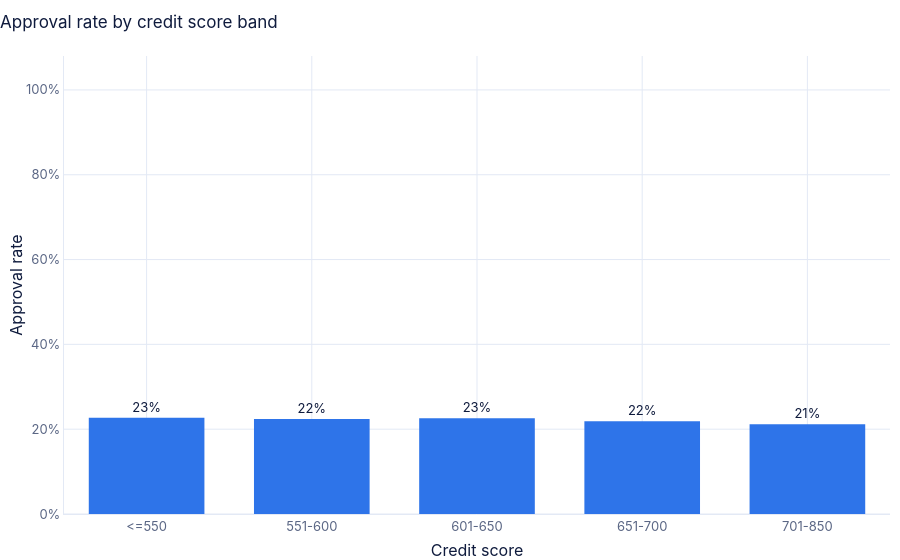

Write notebook code for a chart like this one.
### Markdown cell above
## 3. EDA (approval decision, not default)

### Code cell
score_band = pd.cut(
    bench["credit_score"], [0, 550, 600, 650, 700, 850],
    labels=["<=550", "551-600", "601-650", "651-700", "701-850"],
).rename("credit_score_band")  # fmt: skip
charts.approval_rate_bar(bench, score_band, "Approval rate by credit score band", "Credit score")

### Figure 1 — Plotly figure (JSON) as saved in the notebook; plotly's stock layout.template omitted (floating-point values rounded to 4 significant figures)
{"data": [{"alignmentgroup": "True", "customdata": [[3229, 733], [7820, 1754], [15481, 3495], [15771, 3448], [2692, 570]], "hovertemplate": "credit_score_band=%{x}<br>approval_rate=%{y}<br>text=%{text}<br>applications=%{customdata[0]}<br>approved=%{customdata[1]}<extra></extra>", "legendgroup": "", "marker": {"color": "#2E74E9", "pattern": {"shape": ""}}, "name": "", "offsetgroup": "", "orientation": "v", "showlegend": false, "text": ["23%", "22%", "23%", "22%", "21%"], "textposition": "outside", "type": "bar", "x": ["<=550", "551-600", "601-650", "651-700", "701-850"], "xaxis": "x", "y": [0.227, 0.2243, 0.2258, 0.2186, 0.2117], "yaxis": "y"}], "layout": {"barmode": "relative", "font": {"color": "#0F1B3D", "family": "-apple-system, BlinkMacSystemFont, \"Segoe UI\", Roboto, \"Helvetica Neue\", Arial, \"Noto Sans\", sans-serif"}, "legend": {"tracegroupgap": 0}, "paper_bgcolor": "rgb(255, 255, 255)", "plot_bgcolor": "rgb(255, 255, 255)", "title": {"text": "Approval rate by credit score band"}, "xaxis": {"anchor": "y", "domain": [0.0, 1.0], "gridcolor": "#E3E9F5", "linecolor": "#E3E9F5", "title": {"text": "Credit score"}, "type": "category", "zerolinecolor": "#E3E9F5"}, "yaxis": {"anchor": "x", "domain": [0.0, 1.0], "gridcolor": "#E3E9F5", "linecolor": "#E3E9F5", "range": [0, 1.08], "tickformat": ".0%", "title": {"text": "Approval rate"}, "zerolinecolor": "#E3E9F5"}}}
